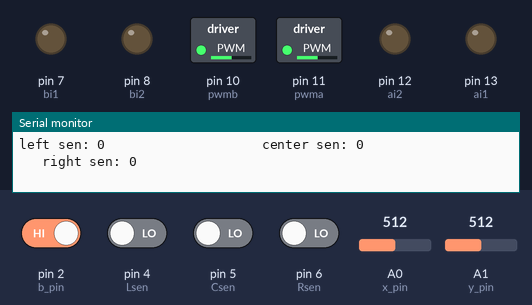
Recording of a sketch running on a simulated Arduino Uno, built with avr-gcc and run on an emulated ATmega328P. Parts: switched loads named in the sketch (green lamp = pin HIGH), output pins drawn as LEDs (lit = HIGH), the last lines printed to the serial monitor. The inputs (shaded band) are chosen by the test bench; at power-on: pin 2 (b_pin) HIGH, pin 4 (Lsen), pin 5 (Csen), pin 6 (Rsen) LOW, A1 (y_pin) = 512, A0 (x_pin) = 512.

Above: at 1.2 s.
1.3 s: pin 2 (b_pin) driven LOW
At 1.7 s:
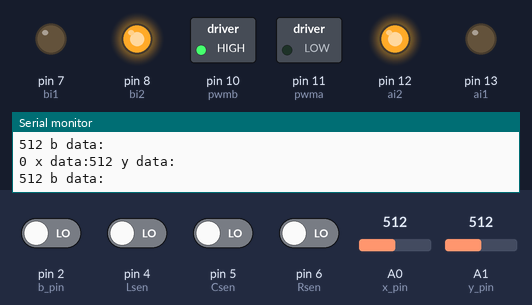
2.8 s: A1 (y_pin) set to 106
At 3.7 s:
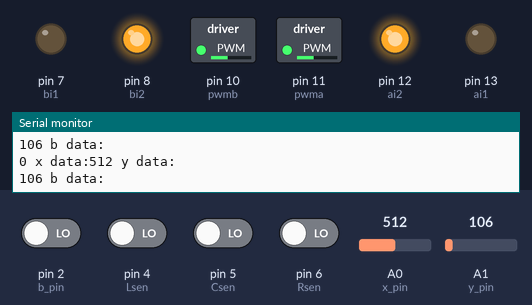
4.3 s: A1 (y_pin) set to 94
At 4.7 s:
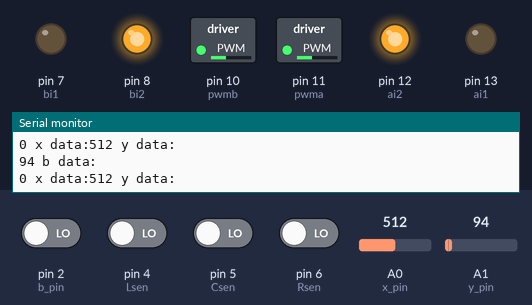
7.3 s: pin 2 (b_pin) driven HIGH
At 8.5 s:
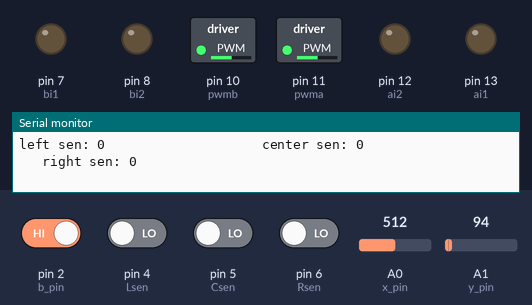
8.8 s: pin 4 (Lsen) driven HIGH
At 10.1 s:
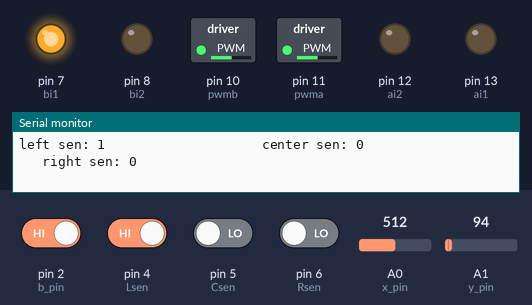
10.4 s: pin 5 (Csen) driven HIGH
At 11.1 s:
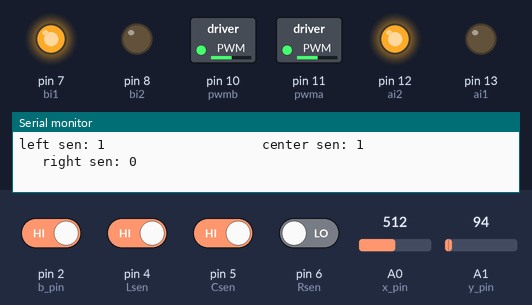
Timing chart, 0 to 13.0 s (numbered marks = the images above; inputs shaded):
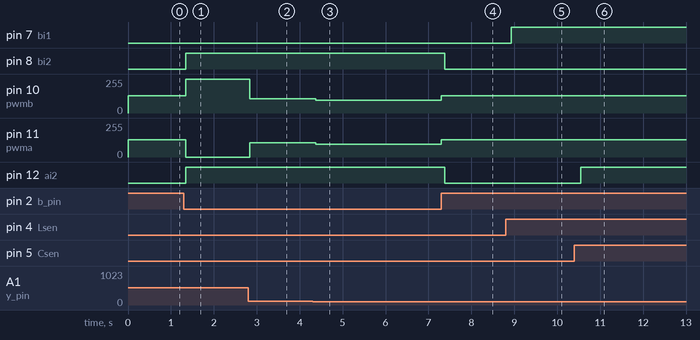

Measured:
- after the input at 1.3 s, pin 8 (bi2), pin 12 (ai2): LOW → HIGH after 0.05 s; pin 10 (pwmb): 130/255 → 255/255 after 0.05 s; pin 11 (pwma): 130/255 → 0/255 after 0.05 s
- after the input at 2.8 s, pin 10 (pwmb): 255/255 → 106/255 at once; pin 11 (pwma): 0/255 → 106/255 at once
- after the input at 4.3 s, pin 10 (pwmb), pin 11 (pwma): 106/255 → 94/255 after 0.07 s
- after the input at 7.3 s, pin 8 (bi2), pin 12 (ai2): HIGH → LOW after 0.08 s; pin 10 (pwmb), pin 11 (pwma): 94/255 → 130/255 at once
- after the input at 8.8 s, pin 7 (bi1): LOW → HIGH after 0.13 s
- after the input at 10.4 s, pin 12 (ai2): LOW → HIGH after 0.15 s

The sketch:

final_comp_eng_cpt_code.ino
```cpp
//variables that correspond to motors a and b
int pwma = 11;
int ai1 = 13;
int ai2 = 12;
int pwmb = 10;
int bi1 = 7;
int bi2 = 8;
//variables that correspond to ir sensor (Lside, Center, Rside)
int Lsen = 4;
int Csen = 5;
int Rsen = 6;

//variables that correspond to joystick (Xaxis, Yaxis, button)
int x_pin = A0;
int y_pin = A1;
int b_pin = 2;

void setup() {
  Serial.begin(9600);
  //motor variables are outputs
  pinMode(pwma, OUTPUT);
  pinMode(ai1, OUTPUT);
  pinMode(ai2, OUTPUT);
  pinMode(pwmb, OUTPUT);
  pinMode(bi1, OUTPUT);
  pinMode(bi2, OUTPUT);
 //IRsensor variables are inputs
  pinMode(Lsen, INPUT);
  pinMode(Csen, INPUT);
  pinMode(Rsen, INPUT);
 //joystick variables are outputs
  pinMode(x_pin, INPUT);
  pinMode(y_pin, INPUT);
  pinMode(b_pin, INPUT);
}

void loop() {
  while (Serial.available() == 0) {
// the varibles made correspond with whatever value x_pin is, y_pin is, and b_pin is. This variable gets or reads the value of the variable in the "...Read" function and sets itself equal to that.
    int x_data = analogRead(x_pin);
    int y_data = analogRead(y_pin);
    int b_data = digitalRead(b_pin);

//speed for motor A and B
    int speedm1 = pwma;
    int speedm2 = pwmb;

// if joystick button isn't pressed than it runs the joystick code in the if statement
    if (b_data == 0) {
// prints the joystick value
      Serial.print(" x data:");
      Serial.print(x_data);

      Serial.println(" y data:");
      Serial.print(y_data);

      Serial.println(" b data:");
      Serial.print(b_data);
// if the value of y is between 523-1023 it will move motors forward and the speed of both motors is set to the value of y read from the joystick
      if (y_data > 523 && y_data < 1023) {
        analogWrite(speedm1, y_data);
        analogWrite(speedm2, y_data);
        digitalWrite(ai1, HIGH);
        digitalWrite(ai2, LOW);
        digitalWrite(bi1, HIGH);
        digitalWrite(bi2, LOW);
// if the value of y is inbetween 0-517 it will move motors backwards and the speed of both motors is set to the value of y read from the joystick
      } else if (y_data < 517 && y_data > 0) {
        analogWrite(pwma, y_data);
        analogWrite(pwmb, y_data);
        digitalWrite(ai1, LOW);
        digitalWrite(ai2, HIGH);
        digitalWrite(bi1, LOW);
        digitalWrite(bi2, HIGH);
// if the value of x is between 0-515 it will move motor A forward and motor B backward turning the car left and the speed of both motors is set to the value of x read from the joystick
      } else if (x_data < 515 && x_data > 0) {
        analogWrite(pwma, x_data);
        analogWrite(pwmb, x_data);
        digitalWrite(ai1, HIGH);
        digitalWrite(ai2, LOW);
        digitalWrite(bi1, LOW);
        digitalWrite(bi2, HIGH);
// if the value of x is between 514-1023 it will move motor B forward and motor A backward turning the car right and the speed of both motors is set to the value of x read from the joystick
      } else if (x_data > 514 && x_data < 1023) {
        analogWrite(pwma, x_data);
        analogWrite(pwmb, x_data);
        digitalWrite(ai1, LOW);
        digitalWrite(ai2, HIGH);
        digitalWrite(bi1, HIGH);
        digitalWrite(bi2, LOW);
// if the value of x is in the middle meaning no one is moving the joystick the car doesn't move
      } else {
        analogWrite(pwma, LOW);
        analogWrite(pwmb, LOW);
        digitalWrite(ai1, LOW);
        digitalWrite(ai2, LOW);
        digitalWrite(bi1, LOW);
        digitalWrite(bi2, LOW);
      }
    }

// if joystick button is pressed than it runs the ir sensor code in the if statement
    else if (b_data == 1) {
      //speed of motors A and B are set to 130
      analogWrite(pwma, 130);
      analogWrite(pwmb, 130);
      // the variables below are equal to whatever value is read from it's corresponding sensor. For example lwd_val value is based of whether the Left ir sensor is on
      int lwd_val = digitalRead(Lsen);
      int cen_val = digitalRead(Csen);
      int rwd_val = digitalRead(Rsen);
//prints values of each sensor
      Serial.print("left sen: ");
      Serial.print(lwd_val);
      Serial.print("                    center sen: ");
      Serial.print(cen_val);
      Serial.print("                    right sen: ");
      Serial.println(rwd_val);
// if the center sensor is 0 but the right and left are on (car in the middle of black line) the function fwd runs
      if (cen_val == 0 && rwd_val == 1 && lwd_val == 1) {
        fwd();
// if the right sensor is 1 but the center and left are off (car on left side of the black line) the function left runs
      } else if (rwd_val == 1 && cen_val == 0 && lwd_val == 0) {
        left();
// if the left sensor is 1 but the center and right are off (car on right side of the black line) the function right runs
      } else if (lwd_val == 1 && cen_val == 0 && rwd_val == 0) {
        right();
// if the right and center sensor is 1 but the left are off (car on left side of the black line) the function hardL runs
      } else if (rwd_val == 1 && cen_val == 1 && lwd_val == 0) {
        hardL();
        // if the left and center sensor are 1(on) and right sensor is off (car on right side of the black line) the function hardR runs
      } else if (lwd_val == 1 && cen_val == 1 && rwd_val == 0) {
        hardR();
      }
// else if all sensor are on or all sensor are off car doesn't move
      else {
        digitalWrite(ai1, LOW);
        digitalWrite(bi1, LOW);
        digitalWrite(ai2, LOW);
        digitalWrite(bi2, LOW);
      }
    }
  }
}
//Method fwd() runs when it is called and drives car forward
void fwd() {
  digitalWrite(ai1, HIGH);
  digitalWrite(bi1, HIGH);
  digitalWrite(ai2, LOW);
  digitalWrite(bi2, LOW);
}
//Method right() runs when it is called and drives car rightward
void right() {
  digitalWrite(bi1, HIGH);
  digitalWrite(ai1, LOW);
  digitalWrite(ai2, LOW);
  digitalWrite(bi2, LOW);
}
//Method left() runs when it is called and drives car leftward
void left() {
  digitalWrite(ai1, HIGH);
  digitalWrite(bi1, LOW);
  digitalWrite(ai2, LOW);
  digitalWrite(bi2, LOW);
}
//Method hardR() runs when it is called and drives car rightward
void hardR() {
  digitalWrite(bi1, HIGH);
  digitalWrite(ai1, LOW);
  digitalWrite(ai2, HIGH);
  digitalWrite(bi2, LOW);
}
//Method hardL() runs when it is called and drives car leftward
void hardL() {
  digitalWrite(ai1, HIGH);
  digitalWrite(bi1, LOW);
  digitalWrite(ai2, LOW);
  digitalWrite(bi2, HIGH);
}
```
